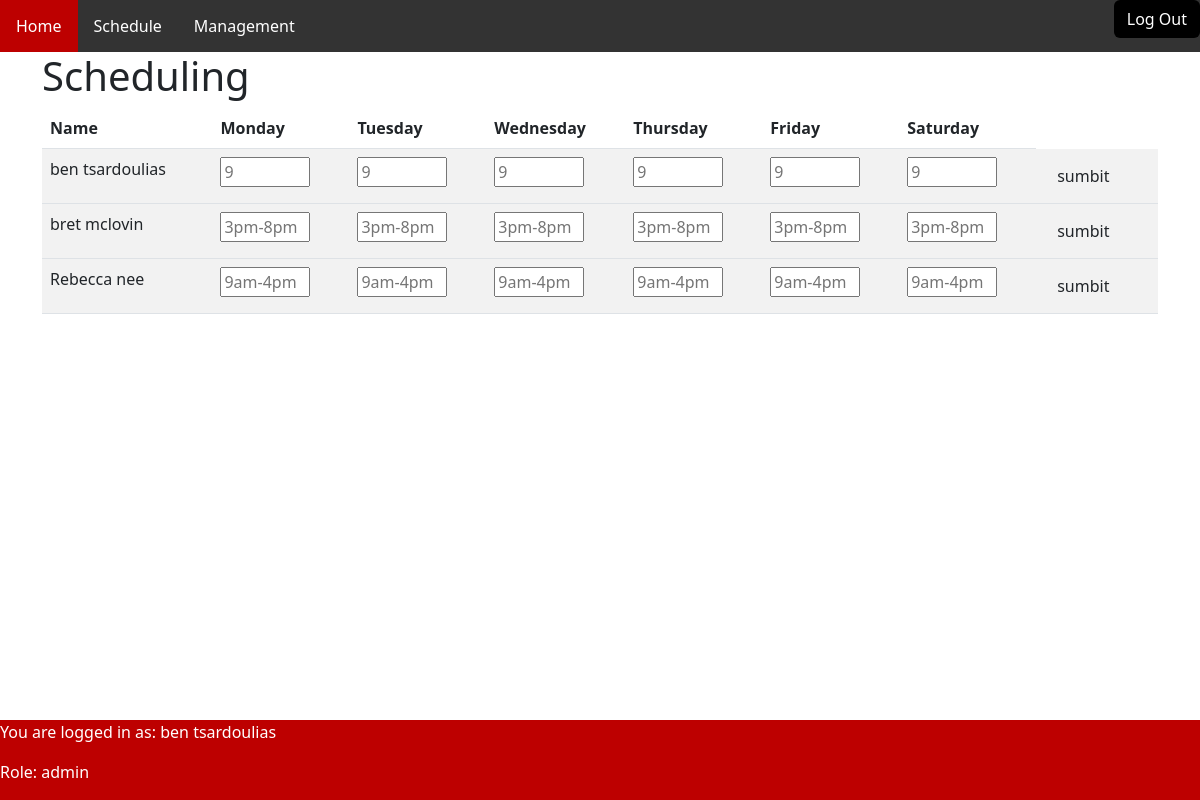
Screenshot of /scheduling.php (signed in) with the database file from the repository.
### tables this page shows
CREATE TABLE `avil_day` (
  `id` int NOT NULL,
  `date` date NOT NULL,
  `name` varchar(100) NOT NULL,
  `username` varchar(100) NOT NULL,
  `monday` varchar(10) NOT NULL,
  `tuesday` varchar(10) NOT NULL,
  `wednesday` varchar(10) NOT NULL,
  `thursday` varchar(10) NOT NULL,
  `friday` varchar(10) NOT NULL,
  `saturday` varchar(10) NOT NULL
);

### scheduling.php (the view, shortened to what this page needs)
<?php
require_once 'config.php';
$name = $_SESSION['userlogin'][0];
$role = $_SESSION['userlogin'][1];
if ( ($role == 'admin') || ($role == 'manager')) {
    $managment = 'Management';
    $admin_page='<a href="/admin.php">Admin</a>';
    $scheduling_page='<a href="/scheduling.php">Scheduling</a>';
	$approval = '<a href="/approval.php">Approval</a>';
} else {
    $admin_page = null;
    $scheduling_page = null;
}
?>
<!DOCTYPE html>
<html lang="en">
<head>
    <link href="https://cdn.jsdelivr.net/npm/bootstrap@5.2.0-beta1/dist/css/bootstrap.min.css" rel="stylesheet">
    <link rel="stylesheet" href="https://cdnjs.cloudflare.com/ajax/libs/font-awesome/6.1.1/css/all.min.css" />
    <link rel="stylesheet" href="css/backround.css">
    <link rel="stylesheet" href="css/home.css">
    <link rel="stylesheet" href="css/scheduling.css">
    <link rel="stylesheet" href="css/nav.css">
</head>
<body>
    <?php require 'php/template.php';
    echo $header; ?>
    <?php if (($_DEV) && (($role == 'CaShIeR') || ($role == 'manager')) == '1') {
        echo $out_of_service;
    } elseif (($role == 'CaShIeR')) {
        echo $fourohthree;
    } else {
    ?>
        <div class="container">
            <div class="row">
                <div class="col-md-12">
                    <h1>Scheduling</h1>
                </div>
            </div>
            <div class="row">
                <div class="col-md-12">
                    <div class="table-responsive">
                        <table class="table table-striped">
                            <thead>
                                <tr>
                                    <th scope="col">Name</th>
                                    <th scope="col">Monday</th>
                                    <th scope="col">Tuesday</th>
                                    <th scope="col">Wednesday</th>
                                    <th scope="col">Thursday</th>
                                    <th scope="col">Friday</th>
                                    <th scope="col">Saturday</th>
                                </tr>
                            </thead>
                            <?php
                            include('config.php');
                            $result = $db->prepare("SELECT * FROM avil_day ORDER BY name ASC");
                            $result->execute();
                            for ($i = 0; $row = $result->fetch(); $i++) {
                            ?>
                                <tbody>
                                <form action="">
                                    <td><?php echo $row['name']; ?></td>
                                    <td><input style="width: 90px ;" id="<?php echo $row['username'] . '_monday-sched'; ?>" placeholder="<?php echo $row['monday']; ?>"></td>
                                    <td><input style="width: 90px ;" id="<?php echo $row['username'] . '_tuesday-sched'; ?>" placeholder="<?php echo $row['tuesday']; ?>"></td>
                                    <td><input style="width: 90px ;" id="<?php echo $row['username'] . '_wednesday-sched'; ?>" placeholder="<?php echo $row['wednesday']; ?>"></td>
                                    <td><input style="width: 90px ;" id="<?php echo $row['username'] . '_thursday-sched'; ?>" placeholder="<?php echo $row['thursday']; ?>"></td>
                                    <td><input style="width: 90px ;" id="<?php echo $row['username'] . '_friday-sched'; ?>" placeholder="<?php echo $row['friday']; ?>"></td>
                                    <td><input style="width: 90px ;" id="<?php echo $row['username'] . '_saturday-sched'; ?>" placeholder="<?php echo $row['saturday']; ?>"></td>
                                    <td><button type="button" name="button" id="<?php echo $row['username'] . '_sumbit_approved_sched'; ?>" class="btn">sumbit</button></td>
                                </form>
                            </tbody>
                            <?php
                            }
                        }
                            ?>
                        </table>
                    </div>
                </div>
            </div>
        </div>
        <?php
        require 'php/template.php';
        echo $footer; ?>

### css/home.css (style rules this page uses)
body, html { margin: 0; padding: 0; height: 100%; background: white !important; overflow: auto; }

### css/scheduling.css (style rules this page uses)
body { padding-bottom: 100px; }

### rows the page displays
avil_day: name "ben tsardoulias", monday "9", tuesday "9", wednesday "9", thursday "9", friday "9", saturday "9"
avil_day: name "bret mclovin", monday "3pm-8pm", tuesday "3pm-8pm", wednesday "3pm-8pm", thursday "3pm-8pm", friday "3pm-8pm", saturday "3pm-8pm"
avil_day: name "Rebecca nee", monday "9am-4pm", tuesday "9am-4pm", wednesday "9am-4pm", thursday "9am-4pm", friday "9am-4pm", saturday "9am-4pm"

### other values shown
$managment "Management"
$name "ben tsardoulias"
$role "admin"
